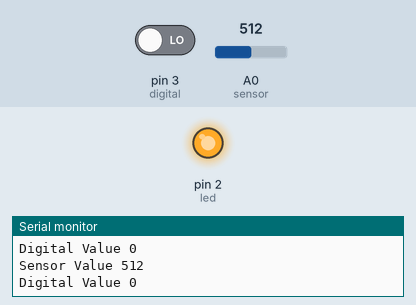
Recording of a sketch running on a simulated Arduino Uno, built with avr-gcc and run on an emulated ATmega328P. Parts: output pins drawn as LEDs (lit = HIGH), the last lines printed to the serial monitor. The test bench sets the inputs (shaded band); at power-on: pin 3 (digital) LOW, A0 (sensor) = 512.

Above: at 1.8 s.
1.9 s: pin 3 (digital) driven HIGH
At 2.9 s:
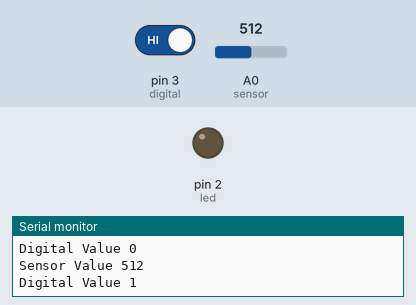
3.5 s: pin 3 (digital) driven LOW
At 4.5 s:
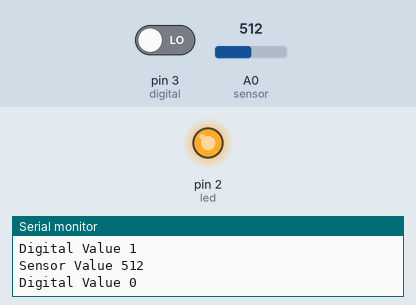
Timing chart, 0 to 6.5 s (numbered marks = the images above; inputs shaded):
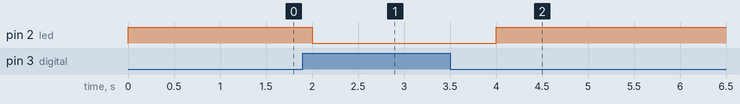

The sketch:

LINEAR_HALL.ino
```cpp
const int led = 2;
int sensor = A0;
int digital=3;

int sensorValue = 0;
boolean digitalValue=0;

void setup()
{
  pinMode(digital,INPUT);
  pinMode(led,OUTPUT);
  Serial.begin(9600);

}

void loop()
{
  sensorValue = analogRead(sensor);
  digitalValue=digitalRead(digital);
  Serial.print("Sensor Value ");
  Serial.println(sensorValue);
  Serial.print("Digital Value ");
  Serial.println(digitalValue);
  if( digitalValue==HIGH )
  {
    digitalWrite(led,LOW);
  }
  if( digitalValue==LOW)//else
  {
    digitalWrite(led,HIGH);
  }
  delay(1000);
}
```

Measured:
- after the input at 1.9 s, pin 2 (led): HIGH → LOW after 0.10 s
- after the input at 3.5 s, pin 2 (led): LOW → HIGH after 0.50 s
